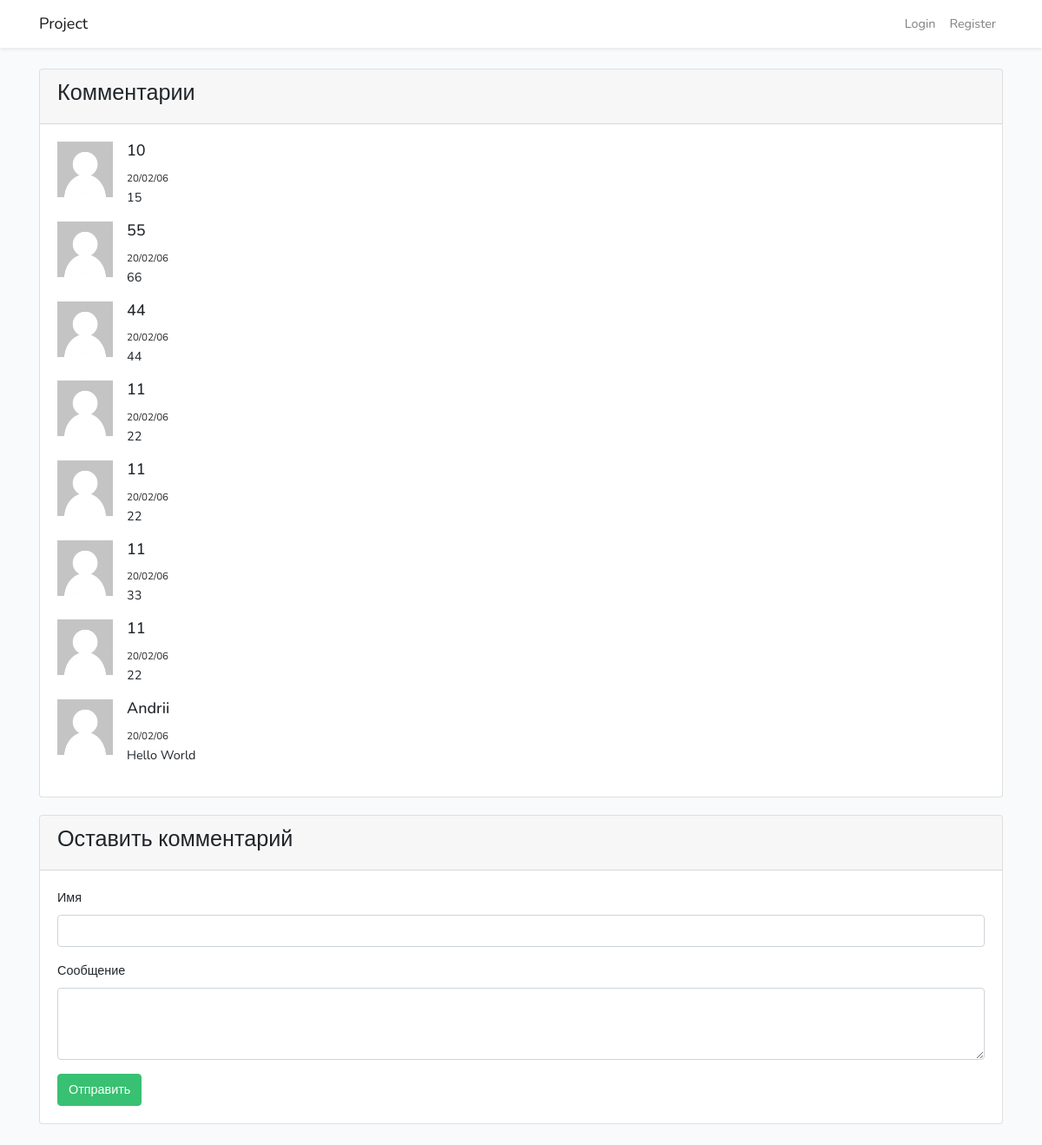
The page / on the database its author committed.
### tables this page shows
CREATE TABLE `comments` (
  `id` int(8) NOT NULL,
  `userID` int(8) NOT NULL DEFAULT '0',
  `name` varchar(160) NOT NULL,
  `date` datetime NOT NULL DEFAULT CURRENT_TIMESTAMP,
  `message` varchar(300) NOT NULL
);

### index.php (the view, shortened to what this page needs)
<!DOCTYPE html>
<html lang="en">
<head>
  <link href="css/app.css" rel="stylesheet">
</head>
<body>
<div id="app">
  <nav class="navbar navbar-expand-md navbar-light bg-white shadow-sm">
    <div class="container">
      <a class="navbar-brand" href="index.php">
        Project
      </a>
      <div class="collapse navbar-collapse" id="navbarSupportedContent">
        <ul class="navbar-nav ml-auto">
          <li class="nav-item">
            <a class="nav-link" href="login.html">Login</a>
          </li>
          <li class="nav-item">
            <a class="nav-link" href="register.php">Register</a>
          </li>
        </ul>
      </div>
    </div>
  </nav>
  <main class="py-4">
    <div class="container">
      <div class="row justify-content-center">
        <div class="col-md-12">
          <div class="card">
            <div class="card-header"><h3>Комментарии</h3></div>
            <div class="card-body">
              <?php
                $pdo = createConnection();
              ?>
              <?php foreach ( $pdo->query( "SELECT * FROM `comments` ORDER BY id DESC" ) as $user ) { ?>
                <div class="media">
                  <?php
                    if ( !isset( $user[ "image" ] ) ) {
                      $user[ "image" ] = 'img/no-user.jpg';
                    }
                    $date = $user[ "date" ];
                    $re = '/\d{2}(-\d{2}){2}/m';
                    preg_match_all($re, $date, $matches, PREG_SET_ORDER, 0);
                    $date = $matches[0][0];
                    $re = '/-/';
                    $date = preg_replace($re, "/", $date);
                  ?>
                  <img src="<?= $user[ "image" ] ?>" class="mr-3" alt="..." width="64" height="64">
                  <div class="media-body">
                    <h5 class="mt-0"><?= $user[ "name" ] ?></h5>
                    <span><small><?= $date ?></small></span>
                    <p><?= $user[ "message" ] ?></p>
                  </div>
                </div>
              <?php } ?>
            </div>
          </div>
        </div>
        <div class="col-md-12" style="margin-top: 20px;">
          <div class="card">
            <div class="card-header"><h3>Оставить комментарий</h3></div>
            <div class="card-body">
              <form class="form-comment" action="forms/add-comment.php" method="post">
                <div class="form-group">
                  <label for="exampleFormControlTextarea1">Имя</label>
                  <input name="name" class="form-control form-comment-name" id="exampleFormControlTextarea1"/>
                </div>
                <div class="form-group">
                  <label for="exampleFormControlTextarea1">Сообщение</label>
                  <textarea name="message" class="form-control form-comment-message" id="exampleFormControlTextarea1" rows="3"></textarea>
                </div>
                <button type="submit" class="btn btn-success">Отправить</button>
              </form>
            </div>
          </div>
        </div>
      </div>
    </div>
  </main>
</div>
</body>
</html>

### rows shown on the page
comments: name "10", date "20/02/06", message "15"
comments: name "55", date "20/02/06", message "66"
comments: name "44", date "20/02/06", message "44"
comments: name "11", date "20/02/06", message "22"
comments: name "11", date "20/02/06", message "22"
comments: name "11", date "20/02/06", message "33"
comments: name "11", date "20/02/06", message "22"
comments: name "Andrii", date "20/02/06", message "Hello World"
